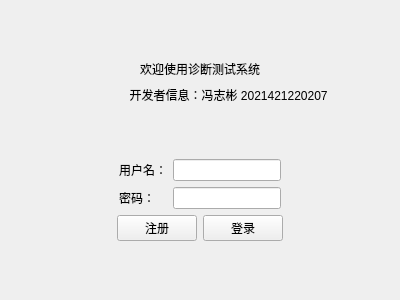
<?xml version="1.0" encoding="UTF-8"?>
<ui version="4.0">
 <class>LoginView</class>
 <widget class="QWidget" name="LoginView">
  <property name="geometry">
   <rect>
    <x>0</x>
    <y>0</y>
    <width>400</width>
    <height>300</height>
   </rect>
  </property>
  <property name="windowTitle">
   <string>登录</string>
  </property>
  <layout class="QVBoxLayout" name="verticalLayout_2">
   <item>
    <spacer name="verticalSpacer">
     <property name="orientation">
      <enum>Qt::Orientation::Vertical</enum>
     </property>
     <property name="sizeHint" stdset="0">
      <size>
       <width>20</width>
       <height>40</height>
      </size>
     </property>
    </spacer>
   </item>
   <item>
    <layout class="QHBoxLayout" name="horizontalLayout_5">
     <item>
      <spacer name="horizontalSpacer_7">
       <property name="orientation">
        <enum>Qt::Orientation::Horizontal</enum>
       </property>
       <property name="sizeHint" stdset="0">
        <size>
         <width>40</width>
         <height>20</height>
        </size>
       </property>
      </spacer>
     </item>
     <item>
      <widget class="QLabel" name="label">
       <property name="text">
        <string>欢迎使用诊断测试系统</string>
       </property>
       <property name="textFormat">
        <enum>Qt::TextFormat::AutoText</enum>
       </property>
       <property name="alignment">
        <set>Qt::AlignmentFlag::AlignCenter</set>
       </property>
      </widget>
     </item>
     <item>
      <spacer name="horizontalSpacer_8">
       <property name="orientation">
        <enum>Qt::Orientation::Horizontal</enum>
       </property>
       <property name="sizeHint" stdset="0">
        <size>
         <width>40</width>
         <height>20</height>
        </size>
       </property>
      </spacer>
     </item>
    </layout>
   </item>
   <item>
    <layout class="QHBoxLayout" name="horizontalLayout_4">
     <item>
      <spacer name="horizontalSpacer_5">
       <property name="orientation">
        <enum>Qt::Orientation::Horizontal</enum>
       </property>
       <property name="sizeHint" stdset="0">
        <size>
         <width>40</width>
         <height>20</height>
        </size>
       </property>
      </spacer>
     </item>
     <item>
      <widget class="QLabel" name="label_4">
       <property name="text">
        <string>                 开发者信息：冯志彬 2021421220207</string>
       </property>
      </widget>
     </item>
     <item>
      <spacer name="horizontalSpacer_6">
       <property name="orientation">
        <enum>Qt::Orientation::Horizontal</enum>
       </property>
       <property name="sizeHint" stdset="0">
        <size>
         <width>40</width>
         <height>20</height>
        </size>
       </property>
      </spacer>
     </item>
    </layout>
   </item>
   <item>
    <spacer name="verticalSpacer_2">
     <property name="orientation">
      <enum>Qt::Orientation::Vertical</enum>
     </property>
     <property name="sizeHint" stdset="0">
      <size>
       <width>20</width>
       <height>40</height>
      </size>
     </property>
    </spacer>
   </item>
   <item>
    <layout class="QVBoxLayout" name="verticalLayout">
     <item>
      <layout class="QHBoxLayout" name="horizontalLayout_2">
       <item>
        <spacer name="horizontalSpacer">
         <property name="orientation">
          <enum>Qt::Orientation::Horizontal</enum>
         </property>
         <property name="sizeHint" stdset="0">
          <size>
           <width>40</width>
           <height>20</height>
          </size>
         </property>
        </spacer>
       </item>
       <item>
        <layout class="QFormLayout" name="formLayout">
         <item row="0" column="0">
          <widget class="QLabel" name="label_2">
           <property name="text">
            <string>用户名：</string>
           </property>
          </widget>
         </item>
         <item row="0" column="1">
          <widget class="QLineEdit" name="inputUserName"/>
         </item>
         <item row="1" column="0">
          <widget class="QLabel" name="label_3">
           <property name="text">
            <string>密码：</string>
           </property>
          </widget>
         </item>
         <item row="1" column="1">
          <widget class="QLineEdit" name="inputUserPassord">
           <property name="echoMode">
            <enum>QLineEdit::EchoMode::Password</enum>
           </property>
          </widget>
         </item>
        </layout>
       </item>
       <item>
        <spacer name="horizontalSpacer_2">
         <property name="orientation">
          <enum>Qt::Orientation::Horizontal</enum>
         </property>
         <property name="sizeHint" stdset="0">
          <size>
           <width>40</width>
           <height>20</height>
          </size>
         </property>
        </spacer>
       </item>
      </layout>
     </item>
     <item>
      <layout class="QHBoxLayout" name="horizontalLayout_3">
       <item>
        <spacer name="horizontalSpacer_3">
         <property name="orientation">
          <enum>Qt::Orientation::Horizontal</enum>
         </property>
         <property name="sizeHint" stdset="0">
          <size>
           <width>40</width>
           <height>20</height>
          </size>
         </property>
        </spacer>
       </item>
       <item>
        <layout class="QHBoxLayout" name="horizontalLayout">
         <item>
          <widget class="QPushButton" name="btSignup">
           <property name="text">
            <string>注册</string>
           </property>
          </widget>
         </item>
         <item>
          <widget class="QPushButton" name="btSignin">
           <property name="text">
            <string>登录</string>
           </property>
          </widget>
         </item>
        </layout>
       </item>
       <item>
        <spacer name="horizontalSpacer_4">
         <property name="orientation">
          <enum>Qt::Orientation::Horizontal</enum>
         </property>
         <property name="sizeHint" stdset="0">
          <size>
           <width>40</width>
           <height>20</height>
          </size>
         </property>
        </spacer>
       </item>
      </layout>
     </item>
    </layout>
   </item>
   <item>
    <spacer name="verticalSpacer_3">
     <property name="orientation">
      <enum>Qt::Orientation::Vertical</enum>
     </property>
     <property name="sizeHint" stdset="0">
      <size>
       <width>20</width>
       <height>40</height>
      </size>
     </property>
    </spacer>
   </item>
  </layout>
 </widget>
 <resources/>
 <connections/>
</ui>
